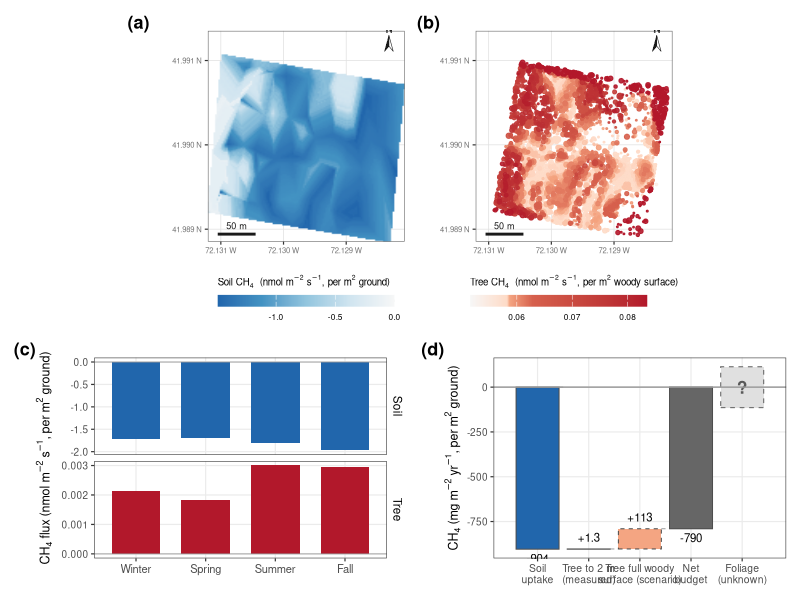

Generate this figure with R:
# ==============================================================================
# REVISION — NEW main figure: plot CH4 budget (maps + seasonal + net waterfall)
# Redesign: color = PROCESS (sink cool / source warm), consistent across panels.
# ==============================================================================
# Design principles (Jon):
#   * color encodes CH4 direction: SINK = cool (teal/blue), SOURCE = warm (orange/red),
#     used consistently in maps AND budget so soil reads sink, tree reads source.
#   * spatial -> temporal -> net reading order.
#   * net flux made explicit via a waterfall (0 -> soil -> tree offset -> net).
#   * units: maps + seasonal = nmol m-2 s-1 (rate); budget = mg m-2 yr-1 (integrated).
#   * honesty: bounding scenario flagged unconstrained; RF OOB R2 noted.
#
# NEW file. Run: Rscript code/revision/R_fig_component_budget.R
# Output: outputs/revision/fig_budget_maps.png
# ==============================================================================

suppressPackageStartupMessages({ library(tidyverse); library(patchwork); library(scales) })
out <- "outputs/revision"; dir.create(out, showWarnings = FALSE, recursive = TRUE)

# ---- palette: RdBu family matching the paper's red/blue (sink = blue #2166ac,
#      source = red #b2182b), consistent with the other main figures -----------
BLUES <- c("#f7f7f7","#d1e5f0","#92c5de","#4393c3","#2166ac")  # ~0 -> deep uptake (sink)
REDS  <- c("#f7f7f7","#fddbc7","#f4a582","#d6604d","#b2182b")  # ~0 -> deep emission (source)
SINK <- "#2166ac"; SRC <- "#b2182b"; SRC_LT <- "#f4a582"; NETC <- "grey40"

soil_map <- read.csv("outputs/tables/soil_flux_extended_annual.csv")   # x,y,mean_flux_nmol
tree_pts <- read.csv("outputs/tables/tree_flux_predictions.csv")       # x,y,dbh_m,flux_nmol_m2_s
mf       <- read.csv("outputs/tables/MONTHLY_FLUXES.csv")

# budget numbers (manuscript-consistent), mg m-2 yr-1
soil_ann <- -904.30; tree_meas <- 1.25; tree_scen <- 114
off <- function(x) 100 * abs(x)/abs(soil_ann)
rf_tree_r2 <- 0.15; rf_soil_r2 <- 0.28; n_trees <- nrow(tree_pts)

# shared map extent so a & b align exactly
xl <- range(c(soil_map$x, tree_pts$x)); yl <- range(c(soil_map$y, tree_pts$y))
# lat/long graticule labels (coords are decimal degrees; lon W, lat N)
deg_lon <- function(x) paste0(formatC(abs(x), format = "f", digits = 3), " W")
deg_lat <- function(y) paste0(formatC(y,      format = "f", digits = 3), " N")
map_scales <- list(
  scale_x_continuous(breaks = scales::breaks_pretty(3), labels = deg_lon),
  scale_y_continuous(breaks = scales::breaks_pretty(3), labels = deg_lat))
th_map <- theme_bw(base_size = 9) +
  theme(plot.title = element_text(size = 9, face = "bold"),
        axis.text = element_text(size = 5.5, color = "grey45"), axis.title = element_blank(),
        panel.grid.major = element_line(color = "grey88", linewidth = 0.25),
        panel.grid.minor = element_blank(),
        panel.border = element_rect(color = "grey40", fill = NA, linewidth = 0.4),
        legend.position = "bottom", legend.key.height = unit(0.3, "cm"),
        legend.key.width = unit(0.9, "cm"), legend.title = element_text(size = 7),
        legend.text = element_text(size = 6))

# ---- (a) soil map (sink = blue; per m2 GROUND) -------------------------------
pa <- ggplot(soil_map, aes(x, y, fill = mean_flux_nmol)) + geom_raster(interpolate = TRUE) +
  scale_fill_gradientn(colours = rev(BLUES), name = expression("Soil CH"[4]*"  (nmol m"^-2*" s"^-1*", per m"^2*" ground)"),
                      limits = c(min(soil_map$mean_flux_nmol), 0),
                      guide = guide_colorbar(title.position = "top")) +
  map_scales +
  coord_quickmap(xlim = xl, ylim = c(yl[1], yl[2] + 0.13*diff(yl)), expand = FALSE) + th_map  # top strip for N arrow

# ---- (b) tree map (source = red; per m2 WOODY SURFACE; quantile-spread color) -
tv <- tree_pts$flux_nmol_m2_s
pb <- ggplot(tree_pts %>% arrange(flux_nmol_m2_s), aes(x, y, color = flux_nmol_m2_s, size = dbh_m)) +
  geom_point(alpha = 0.9) +
  scale_color_gradientn(colours = REDS, name = expression("Tree CH"[4]*"  (nmol m"^-2*" s"^-1*", per m"^2*" woody surface)"),
                        values = scales::rescale(quantile(tv, probs = seq(0, 1, length.out = length(REDS)))),
                        guide = guide_colorbar(title.position = "top")) +
  scale_size_continuous(range = c(0.15, 1.9), guide = "none") +
  map_scales +
  coord_quickmap(xlim = xl, ylim = c(yl[1], yl[2] + 0.13*diff(yl)), expand = FALSE) + th_map  # top strip for N arrow

# ---- add scale bar (50 m) + traditional north arrow to both maps -------------
m_per_deg_lon <- 111320 * cos(mean(yl) * pi/180)
sb <- 50 / m_per_deg_lon                                  # 50 m in degrees lon
dx <- diff(xl); dy <- diff(yl)
add_ctx <- function(p) {
  # scale bar: bottom-left corner (white gap)
  x0 <- xl[1] + 0.05*dx; y0 <- yl[1] + 0.04*dy
  # traditional two-tone compass needle, in the white header strip ABOVE the raster
  ax <- xl[2] - 0.08*dx; apex <- yl[2] + 0.105*dy; base <- yl[2] + 0.02*dy; w <- 0.022*dx
  left  <- data.frame(x = c(ax, ax - w, ax),            y = c(apex, base, base + 0.028*dy))
  right <- data.frame(x = c(ax, ax + w, ax),            y = c(apex, base, base + 0.028*dy))
  p +
    annotate("segment", x = x0, xend = x0 + sb, y = y0, yend = y0, linewidth = 1, color = "grey10") +
    annotate("text", x = x0 + sb/2, y = y0, label = "50 m", vjust = -0.7, size = 2.3, color = "grey10") +
    annotate("polygon", x = left$x,  y = left$y,  fill = "grey10", color = "grey10", linewidth = 0.2) +
    annotate("polygon", x = right$x, y = right$y, fill = "white",  color = "grey10", linewidth = 0.2) +
    annotate("text", x = ax, y = apex, label = "N", vjust = -0.35, size = 2.6, fontface = "bold", color = "grey10")
}
pa <- add_ctx(pa); pb <- add_ctx(pb)

# ---- (c) seasonal (4 seasons): soil (blue) + tree (red), faceted own scales ---
seas_of <- function(m) c("Winter","Winter","Spring","Spring","Spring","Summer","Summer","Summer",
                         "Fall","Fall","Fall","Winter")[m]
seas <- mf %>% mutate(season = factor(seas_of(month), levels = c("Winter","Spring","Summer","Fall"))) %>%
  group_by(season) %>%
  summarise(Soil = mean(Phi_soil_umol_m2_s)*1000, Tree = mean(Phi_tree_umol_m2_s)*1000, .groups="drop") %>%
  pivot_longer(c(Soil, Tree), names_to = "src", values_to = "nmol") %>%
  mutate(src = factor(src, levels = c("Soil","Tree")))
pc <- ggplot(seas, aes(season, nmol, fill = src)) +
  geom_col(width = 0.7) +
  geom_hline(yintercept = 0, color = "grey60", linewidth = 0.3) +
  facet_wrap(~src, ncol = 1, scales = "free_y", strip.position = "right") +
  scale_fill_manual(values = c(Soil = SINK, Tree = SRC), guide = "none") +
  labs(x = NULL, y = expression("CH"[4]*" flux (nmol m"^-2*" s"^-1*", per m"^2*" ground)")) +
  theme_bw(base_size = 9) +
  theme(axis.text.x = element_text(size = 8),
        strip.background = element_rect(fill = "white", color = NA),
        strip.text = element_text(size = 8.5, color = "black"),
        panel.grid.minor = element_blank())

# ---- (d) net budget waterfall (mg m-2 yr-1) ----------------------------------
# steps: baseline 0 -> soil -> tree(measured) -> tree(scenario) -> NET(total)
wf <- tibble(
  step  = factor(c("Soil\nuptake","Tree to 2 m\n(measured)","Tree full woody\nsurface (scenario)","Net\nbudget"),
                 levels = c("Soil\nuptake","Tree to 2 m\n(measured)","Tree full woody\nsurface (scenario)","Net\nbudget")),
  ymin  = c(soil_ann, soil_ann, soil_ann + tree_meas, 0),
  ymax  = c(0, soil_ann + tree_meas, soil_ann + tree_meas + (tree_scen - tree_meas),
            soil_ann + tree_scen),
  fill  = c("sink","src","src_lt","net"),
  # scenario bar (whole woody surface, constant-flux extrapolation) drawn dashed = hypothetical
  lty   = c("solid","solid","dashed","solid"))
netmeas <- soil_ann + tree_meas    # net if only measured tree offset
# foliage: an unmeasured term of unknown MAGNITUDE and SIGN (illustrative half-height only)
fol_h <- tree_scen
fol   <- tibble(x = 5)
FOLIAGE_STYLE <- "dashed"   # "dashed" (hard box; preferred) or "gradient" (alpha fades with |flux| — too noisy)
if (FOLIAGE_STYLE == "dashed") {
  fol_layer <- list(geom_rect(data = fol, aes(xmin = x-0.42, xmax = x+0.42, ymin = -fol_h, ymax = fol_h),
                    fill = "grey88", color = "grey45", linetype = "dashed", linewidth = 0.4, inherit.aes = FALSE))
} else {                       # opaque at zero -> increasingly transparent away from zero (both signs)
  .bs   <- seq(-fol_h, fol_h, length.out = 121)
  fgrad <- tibble(x = 5, ymin = head(.bs, -1), ymax = tail(.bs, -1))
  fgrad$a <- 1 - abs((fgrad$ymin + fgrad$ymax) / 2) / fol_h
  fol_layer <- list(
    geom_rect(data = fgrad, aes(xmin = x-0.42, xmax = x+0.42, ymin = ymin, ymax = ymax, alpha = a),
              fill = "grey35", inherit.aes = FALSE),
    scale_alpha_identity())
}
pd <- ggplot(wf) +
  geom_rect(aes(xmin = as.numeric(step)-0.42, xmax = as.numeric(step)+0.42,
                ymin = ymin, ymax = ymax, fill = fill, linetype = lty),
            color = "grey30", linewidth = 0.35) +
  scale_linetype_identity() +
  geom_segment(aes(x = as.numeric(step)+0.42, xend = as.numeric(step)+1-0.42, y = ymax, yend = ymax),
               data = wf[1:3,], color = "grey55", linetype = "dashed", linewidth = 0.3) +
  # foliage — bar straddling zero (unknown sign); style set by FOLIAGE_STYLE above
  fol_layer +
  annotate("text", x = 5, y = 0, label = "?", size = 4.4, fontface = "bold",
           color = if (FOLIAGE_STYLE == "gradient") "white" else "grey35") +
  geom_hline(yintercept = 0, color = "grey60") +
  scale_fill_manual(values = c(sink = SINK, src = SRC, src_lt = SRC_LT, net = NETC), guide = "none") +
  scale_x_continuous(breaks = 1:5, labels = c(levels(wf$step), "Foliage\n(unknown)"), limits = c(0.4, 5.6)) +
  annotate("text", x = 1, y = soil_ann,             label = "-904", vjust = 1.5, size = 2.9) +
  annotate("text", x = 2, y = soil_ann + tree_meas, label = "+1.3", vjust = -0.8, size = 2.9) +
  annotate("text", x = 3, y = soil_ann + tree_scen, label = "+113", vjust = -0.8, size = 2.9) +
  annotate("text", x = 4, y = soil_ann + tree_scen, label = "-790", vjust = 1.5, size = 2.9) +
  labs(x = NULL, y = expression("CH"[4]*" (mg m"^-2*" yr"^-1*", per m"^2*" ground)")) +
  theme_bw(base_size = 9) +
  theme(axis.text.x = element_text(size = 7.5), panel.grid.minor = element_blank())

# ---- assemble (net-sink / RF-R2 / basis notes go in the figure CAPTION) -------
fig <- (pa | pb) / (pc | pd) + plot_layout(heights = c(1.05, 1)) +
  plot_annotation(tag_levels = 'a', tag_prefix = "(", tag_suffix = ")") & theme(plot.tag = element_text(face = "bold", size = 13))
ggsave(file.path(out, "fig_budget_maps.png"), fig, width = 10.5, height = 9, dpi = 300, bg = "white")
cat("Wrote fig_budget_maps.png\n")
cat(sprintf("Soil %.0f | tree measured %.2f (%.2f%%) | tree scenario %d (~%.0f%%) | net -903 to %.0f mg/m2/yr\n",
            soil_ann, tree_meas, off(tree_meas), tree_scen, off(tree_scen), soil_ann+tree_scen))
